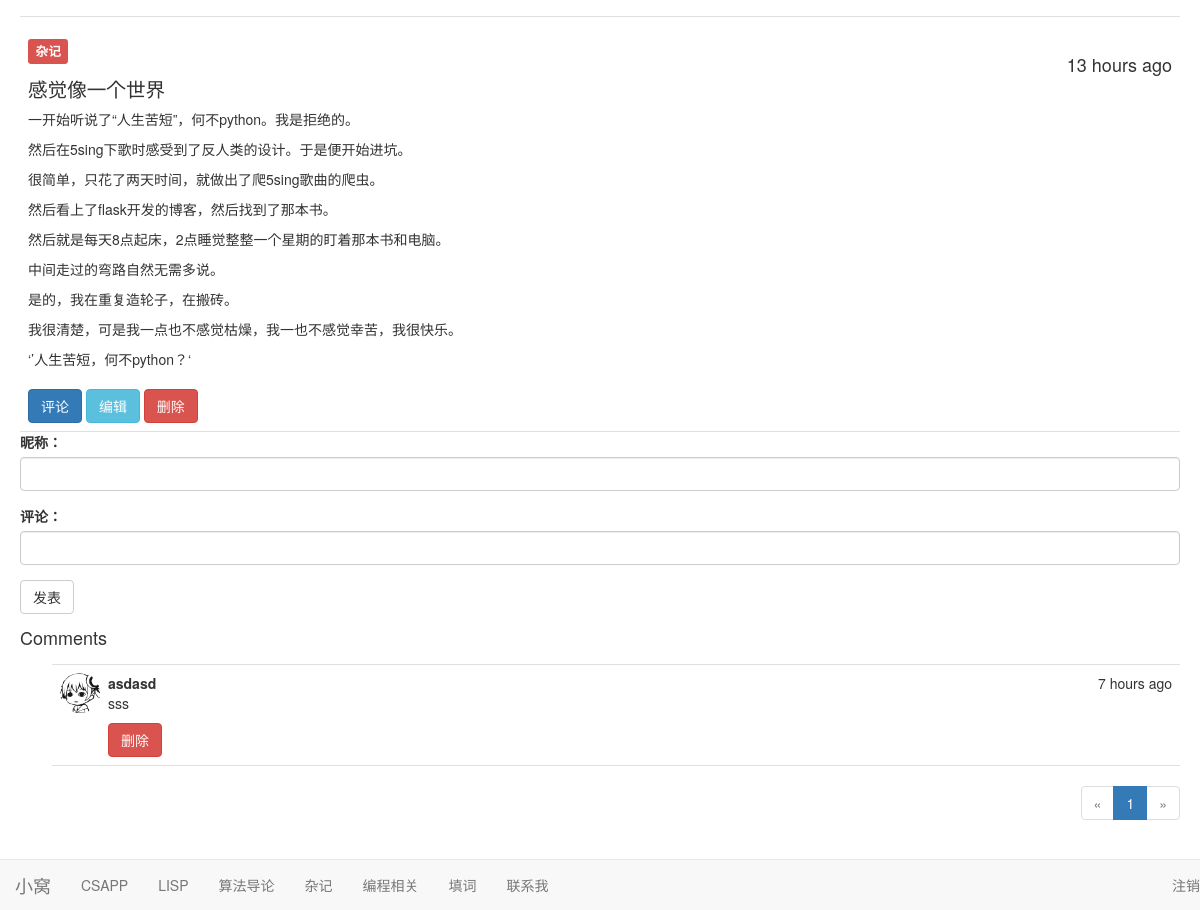
Page /post/2 (signed in) on the committed database.
### app/models.py (models this page shows, shortened)
class Post(db.Model):
    __tablename__ = 'posts'
    id = db.Column(db.Integer, primary_key=True)
    kind = db.Column(db.Text)
    body = db.Column(db.Text)
    body_html = db.Column(db.Text)
    timestamp = db.Column(db.DateTime, index=True, default=datetime.utcnow)
    author_id = db.Column(db.Integer, db.ForeignKey('users.id'))
    comments = db.relationship('Comment', backref = 'post', lazy ='dynamic')

class Comment(db.Model):
    __tablename__ = 'comments'
    id = db.Column(db.Integer, primary_key=True)
    body = db.Column(db.Text)
    body_html = db.Column(db.Text)
    timestamp = db.Column(db.DateTime, index=True, default=datetime.utcnow)
    name = db.Column(db.Text,default='strong')
    author_id = db.Column(db.Integer, db.ForeignKey('users.id'))
    post_id = db.Column(db.Integer, db.ForeignKey('posts.id'))

### app/main/views.py (the view, shortened to what this page needs)
@main.route('/post/<int:id>', methods=['GET', 'POST'])
def post(id):
    post = Post.query.get_or_404(id)
    form = CommentForm()
    page = request.args.get('page', 1, type=int)
    if page == -1:
        page = (post.comments.count() - 1) // \
               current_app.config['FLASKY_COMMENTS_PER_PAGE'] + 1
    pagination = post.comments.order_by(Comment.timestamp.desc()).paginate(
        page, per_page=current_app.config['FLASKY_COMMENTS_PER_PAGE'],
        error_out=False)
    comments = pagination.items
    return render_template('post.html', posts=[post], form=form,
                           comments=comments, pagination=pagination)

### app/main/forms.py
class CommentForm(Form):
    name = StringField('昵称：', validators=[Required()])
    body = PageDownField("评论：", validators=[Required()])
    submit = SubmitField('发表')

### app/auth/views.py (called while the page is built)
@auth.before_app_request
def before_request():
    if current_user.is_authenticated \
            and not current_user.confirmed \
            and request.endpoint[:5] != 'auth.' \
            and request.endpoint != 'static':
        return redirect(url_for('auth.unconfirmed'))

### app/models.py (called while the page is built)
@login_manager.user_loader
def load_user(user_id):
    return User.query.get(int(user_id))

### app/templates/post.html (shortened to what this page needs)
{% extends "base.html" %}
{% import "bootstrap/wtf.html" as wtf %}
{% import "_macros.html" as macros %}
{% block page_content %}
    {% include '_posts.html' %}
    <div >
        {{ wtf.quick_form(form) }}
    </div>
    <h4 id="comments">Comments</h4>
    {% include '_comments.html' %}
    {% if pagination %}
        <div class="pagination">
            {{ macros.pagination_widget(pagination, '.post', fragment='#comments', id=posts[0].id) }}
        </div>
    {% endif %}
{% endblock %}

### app/templates/_posts.html (shortened to what this page needs)
<ul class="posts">
    {% for post in posts %}
        <li class="post">
            <div class="post-content">
                <div class="post-date"><h4>{{ moment(post.timestamp).fromNow() }}</h4></div>
                <div class="post-body">
                 <h3><span class="label label-danger">{{ post.kind }}</span></h3>
                    {% if post.body_html %}
                        <p>{{ post.body_html| safe}}</p>
                    {% else %}
                        {{ post.body }}
                    {% endif %}
                </div>
                <a href="{{ url_for('.post', id = post.id) }}">
                    <button type="submit" class="btn btn-primary">评论</button>
                </a>
                {% if current_user.administrator%}
                    <a href="{{ url_for('.edit', id = post.id) }}">
                        <button class="btn btn-info" type="submit">编辑</button>
                    </a>
                    <a href="{{ url_for('.delete', id = post.id) }}">
                        <button class="btn btn-danger" type="submit">删除</button>
                    </a>
                {% endif %}
            </div>
        </li>
    {% endfor %}
</ul>

### app/templates/_comments.html (shortened to what this page needs)
<ul class="comments" xmlns="http://www.w3.org/1999/html">
    {% for comment in comments %}
        <li class="comment">
            {% if comment.name == 'sailaer'%}
                <div class="comment-thumbnail">
                    <img class="img-circle" src={{url_for('static', filename='admin.png')}} width = '40' height = '40'>
                </div>
            {% else %}
                <div class="comment-thumbnail">
                    <img class="img-circle" src={{ url_for('static', filename='guest.png') }} width = '40' height = '40'>
                </div>
            {% endif %}
            <div class="comment-content">
                <div class="comment-date">{{ moment(comment.timestamp).fromNow() }}</div>
                <div class="comment-author">{{ comment.name }}</div>
                <div class="comment-body">
                    {% if comment.body_html %}
                        {{ comment.body_html | safe }}
                    {% else %}
                        {{ comment.body }}
                    {% endif %}
                </div>
                {% if current_user.administrator%}
                    <a href="{{ url_for('.deleteComment', id = comment.id) }}">
                        <button class="btn btn-danger" type="submit">删除</button>
                    </a>
                {% endif %}
            </div>
        </li>
    {% endfor %}
</ul>

### app/static/styles.css (style rules this page uses)
ul.posts { list-style-type: none; padding: 0px; margin: 16px 0px 0px 0px; border-top: 1px solid #e0e0e0; }
ul.posts li.post { padding: 8px; border-bottom: 1px solid #e0e0e0; }
div.post-date { float: right; }
div.post-content { margin-left: 0px; min-height: 45px; }
ul.comments { list-style-type: none; padding: 0px; margin: 16px 0px 0px 0px; }
ul.comments li.comment { margin-left: 32px; padding: 8px; border-bottom: 1px solid #e0e0e0; }
ul.comments li.comment:nth-child(1) { border-top: 1px solid #e0e0e0; }
div.comment-date { float: right; }
div.comment-author { font-weight: bold; }
div.comment-thumbnail { position: absolute; }
div.comment-content { margin-left: 48px; min-height: 48px; }
div.pagination { width: 100%; text-align: right; padding: 0px; margin: 0px; }
.post-body h1 { font-size: 140%; }
.post-body h3 { font-size: 120%; }
body { padding-bottom: 70px; margin-left: 20px; margin-right: 20px; }

### rows in the picture
Post: timestamp "13 hours ago", kind "杂记", body_html "感觉像一个世界 一开始听说了“人生苦短”，何不python。我是拒绝的。 然后在5sing下歌时感受到了反人类的设计。于是便开始进坑。 很简单，只花了两天时间，就做出了爬5sing歌曲的爬虫。 然后看上了flask开发的博客，然后找到了那本书。 然后就是每天8点起床，2点睡觉整整一个星期的盯着那本书和电脑。 中间走过的弯路自然无需多说。 是的，我在重复造轮子，在搬砖。 我很清楚，可是我一点也不感觉枯燥，我一也不感觉幸苦，我很快乐。 ‘’人生苦短，何不python？‘"
Comment: timestamp "7 hours ago", name "asdasd", body_html "sss"

### other values in the picture
{{ p }} "1"
